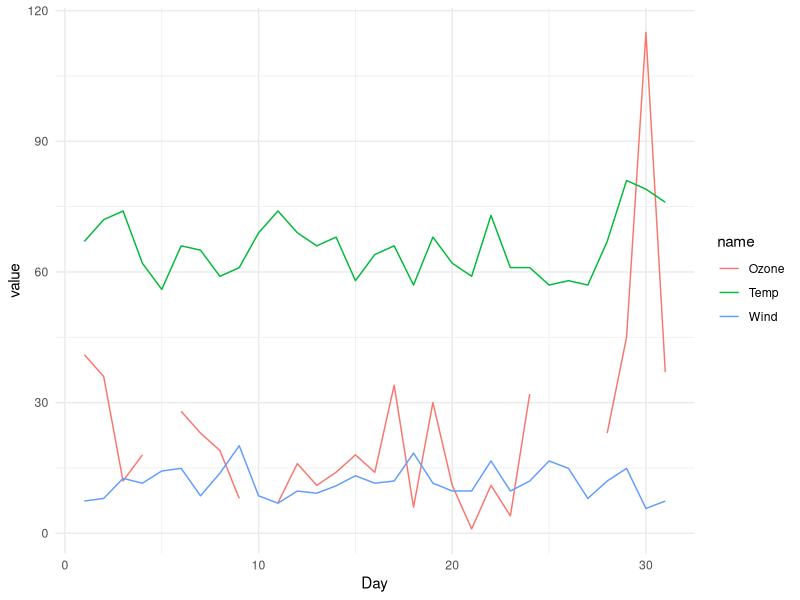
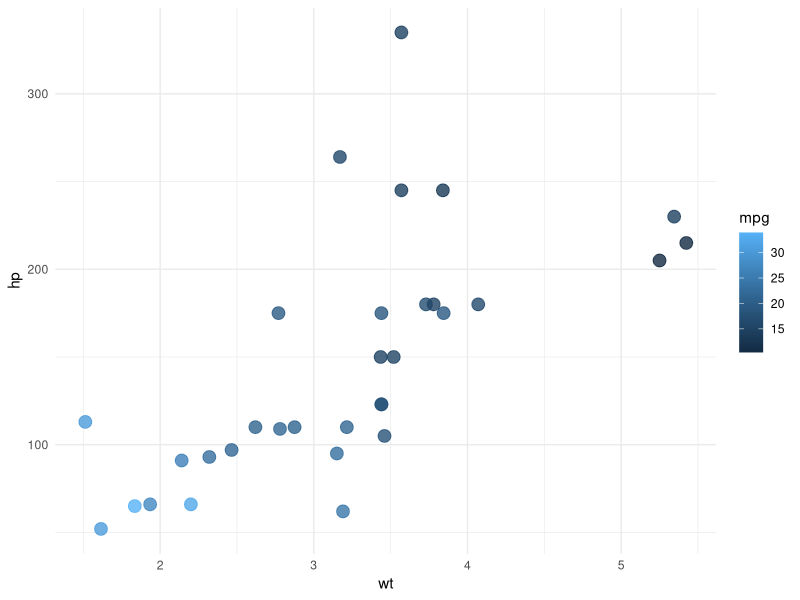
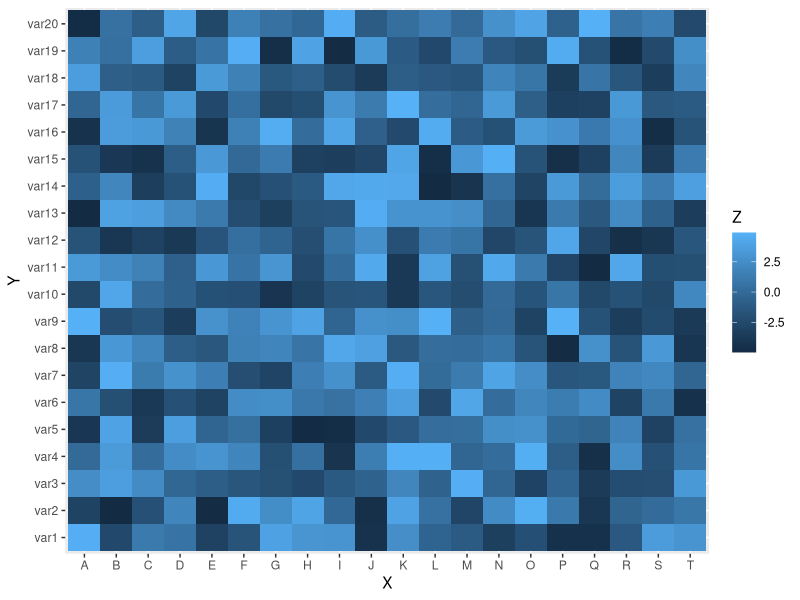
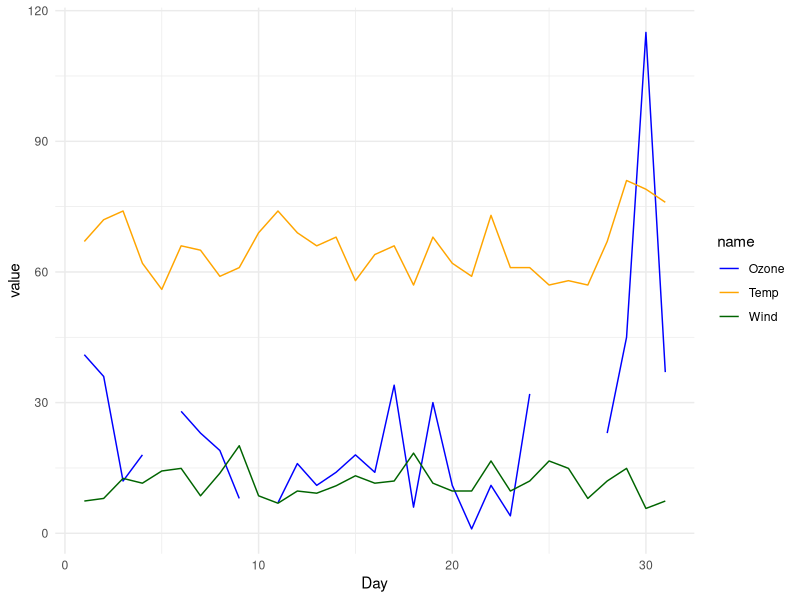
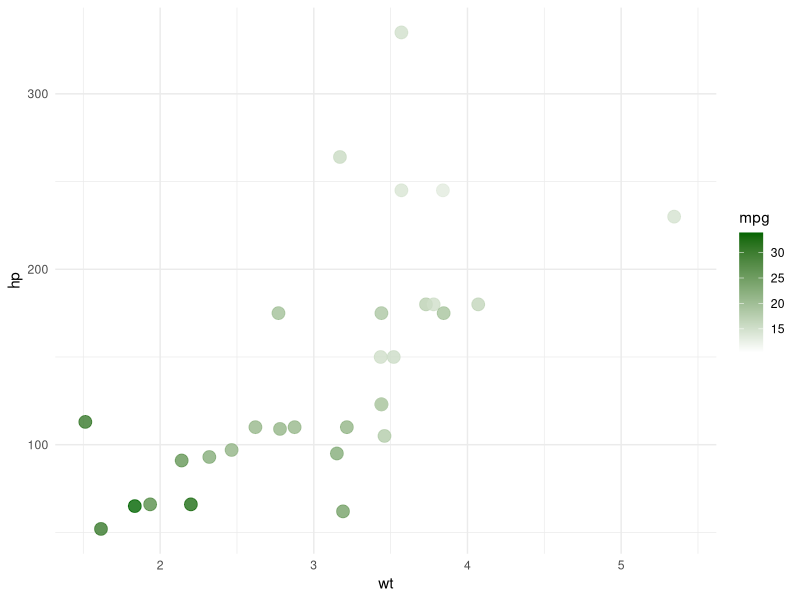
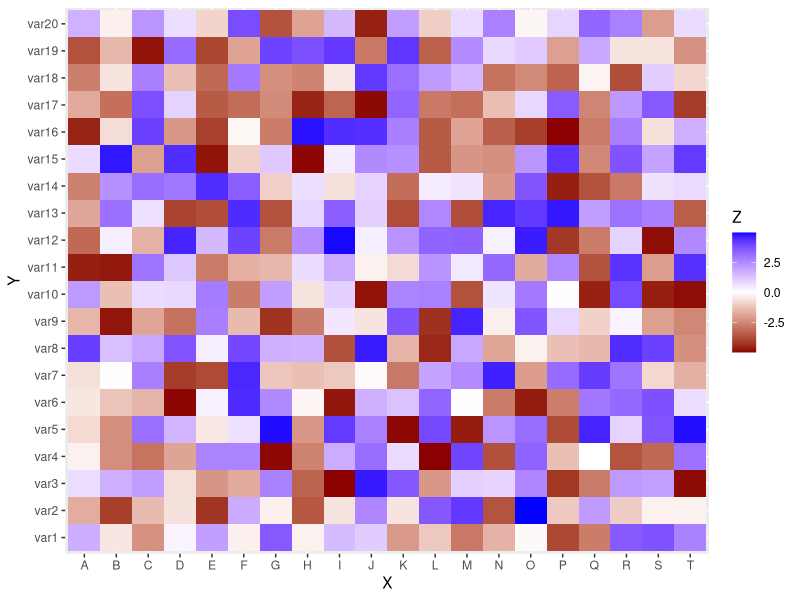

Source code (R) for these figures, in order:
library(tidyverse)

# Your turn

# This is some data for a line chart
air <-
  airquality %>%
  filter(Month == 5) %>%
  select(Temp, Ozone, Wind, Day) %>%
  pivot_longer(cols = 1:3)

# take this chart, and change the color of the lines so that
# Ozone is blue, Temp is orange, and Wind is green
ggplot(air) +
  geom_line(aes(x = Day, y = value, color = name)) +
  theme_minimal()


# take this plot and adjust the colors so that
# the bubbles are on a sequential scale from white to green
ggplot(mtcars) +
  geom_point(aes(x = wt, y = hp, color = mpg), size = 4, alpha = 0.8) +
  theme_minimal()


# generate some dummy data
x <- LETTERS[1:20]
y <- paste0("var", seq(1, 20))
data <- expand.grid(X = x, Y = y)
data$Z <- runif(400, -5, 5)

# adjust this heatmap so that the colors
# are a diverging scale going from red to white to blue
ggplot(data, aes(X, Y, fill = Z)) +
  geom_tile()

# Your turn solutions

# This is some data for a line chart
air <-
  airquality %>%
  filter(Month == 5) %>%
  select(Temp, Ozone, Wind, Day) %>%
  pivot_longer(cols = 1:3)

# take this chart, and change the color of the lines so that
# Ozone is blue, Temp is orange, and Wind is green
ggplot(air) +
  geom_line(aes(x = Day, y = value, color = name)) +
  scale_color_manual(values = c("blue", "orange", "darkgreen")) +
  theme_minimal()


# take this plot and adjust the colors so that
# the bubbles are on a sequential scale from white to green
ggplot(mtcars) +
  geom_point(aes(x = wt, y = hp, color = mpg), size = 4, alpha = 0.8) +
  scale_color_gradient(low = "white", high = "darkgreen") +
  theme_minimal()


# generate some dummy data
x <- LETTERS[1:20]
y <- paste0("var", seq(1, 20))
data <- expand.grid(X = x, Y = y)
data$Z <- runif(400, -5, 5)

# adjust this heatmap so that the colors
# are a diverging scale going from red to white to blue
ggplot(data, aes(X, Y, fill = Z)) +
  geom_tile() +
  scale_fill_gradient2(low = "darkred", mid = "white", high = "blue")
